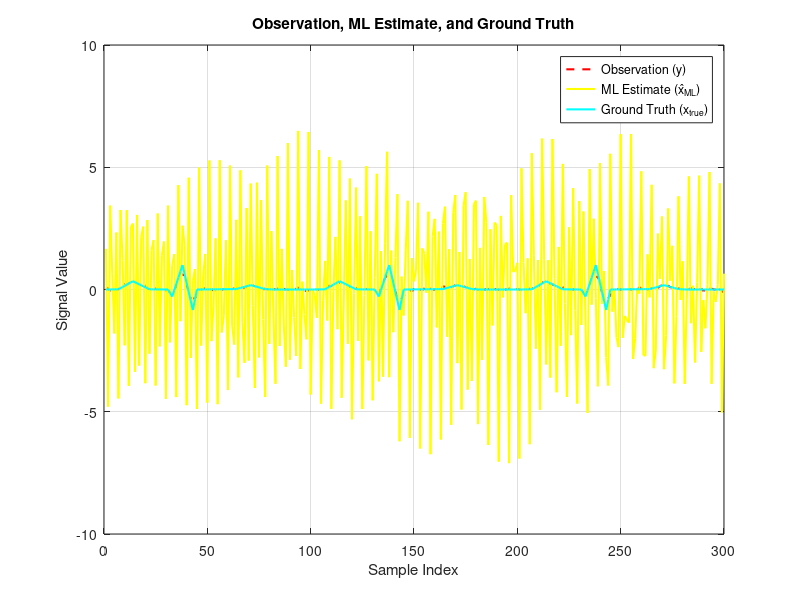

Recreate this plot in MATLAB.
% Mehmet ALTINTAŞ 1901022065
% ELM 462 PROJE 1- PROBLEM 2
% Load the provided MATLAB data
load('projectecg.mat');

% (a) ML Estimator Calculation
H_t_H_inv = inv(H' * H);
x_ml = H_t_H_inv * H' * y;

% (b) Plot Observation and ML Estimate
figure;
plot(y, 'r--', 'DisplayName', 'Observation (y)', 'LineWidth', 1.5); % Blue dashed line
hold on;
plot(x_ml, 'y-', 'DisplayName', 'ML Estimate (x̂_{ML})', 'LineWidth', 1.5); % Green solid line
plot(x, 'c-', 'DisplayName', 'Ground Truth (x_{true})', 'LineWidth', 1.5); % Red solid line
legend show;
xlabel('Sample Index');
ylabel('Signal Value');
title('Observation, ML Estimate, and Ground Truth');
grid on;